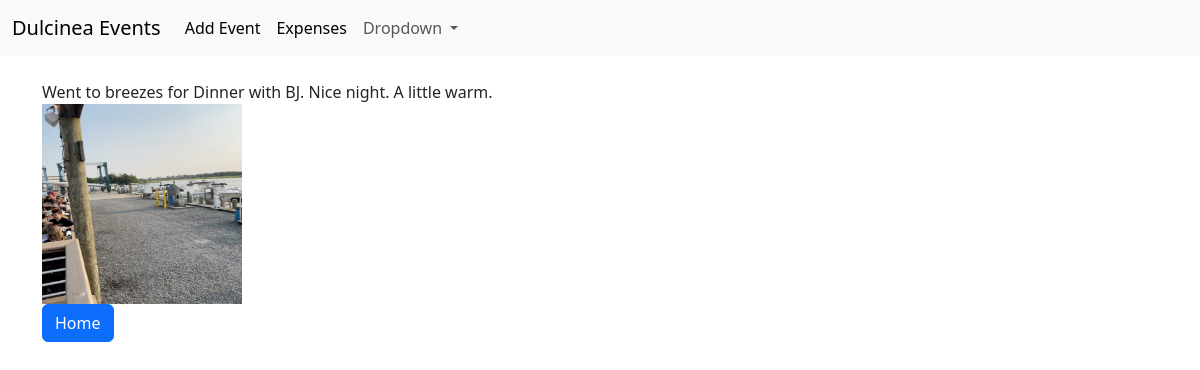
The page /event_detail/9 on the database its author committed.
### dulc_app/models.py (models this page shows, shortened)
class Dulcinea(models.Model):
      date_1 = models.DateField()
      user = models.ForeignKey(User, on_delete=models.CASCADE)
      desc = models.TextField(max_length=500)
      RS_rate = models.IntegerField(validators=[MinValueValidator(1), MaxValueValidator(10)], default='10')
      GM_rate = models.IntegerField(validators=[MinValueValidator(1), MaxValueValidator(10)],default='10')
      event_image = models.ImageField(null=True, blank=True,  upload_to='images/')
      class Meta:
            ordering = ['date_1']

### dulc_app/views.py (the view)
# urls.py: path('event_detail/<int:pk>', EventDetailView.as_view(), name='event-detail'),
class EventDetailView(DetailView):
      model = Dulcinea
      template_name = 'event_detail.html'

### dulc_app/templates/event_detail.html
{% extends 'base.html' %}
{% block content %}
{{dulcinea.desc}}
<br>
{% if dulcinea.event_image %}
<img src="{{dulcinea.event_image.url }}" style= width:200px;height:200px >
{% endif %}
<br>
<a href="{% url 'home'%}" class="btn btn-primary">Home</a>
{% endblock %}

### rows shown on the page
Dulcinea: desc "Went to breezes for Dinner with BJ. Nice night. A little warm.", event_image (picture)
